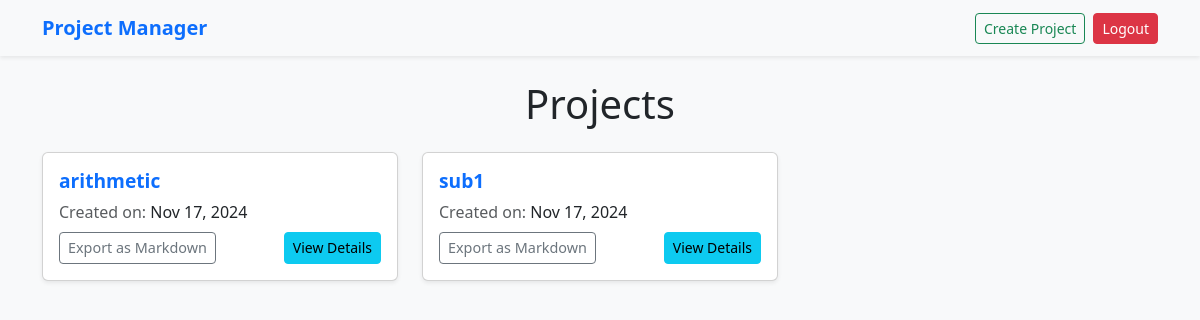
The app's page / (signed in) with its own data.
### todos/models.py (models this page shows, shortened)
class Project(models.Model):
    title = models.CharField(max_length=100)
    created_date = models.DateTimeField(auto_now_add=True)
    user = models.ForeignKey(User, on_delete=models.CASCADE)

### todos/views.py (the view)
# urls.py: path('', views.list_projects, name='list_projects'),
@login_required
def list_projects(request):
    projects = Project.objects.filter(user=request.user)
    return render(request, 'projects/project_list.html', {'projects': projects})

### todos/templates/projects/project_list.html (shortened to what this page needs)
<!DOCTYPE html>
<html lang="en">
<head>
    <link
        href="https://cdn.jsdelivr.net/npm/bootstrap@5.3.0-alpha3/dist/css/bootstrap.min.css"
        rel="stylesheet"
    >
</head>
<body>
    <nav class="navbar navbar-expand-lg navbar-light bg-light shadow-sm">
        <div class="container">
            <a class="navbar-brand text-primary" href="{% url 'list_projects' %}">Project Manager</a>
            <div class="d-flex">
                <a href="{% url 'create_project' %}" class="btn btn-outline-success btn-sm me-2">Create Project</a>
                <form method="post" action="{% url 'logout' %}">
                    <button type="submit" class="btn btn-danger btn-sm">Logout</button>
                </form>
            </div>
        </div>
    </nav>
    <div class="container my-4">
        <h1 class="mb-4 text-center">Projects</h1>
        <div class="row">
            {% for project in projects %}
                <div class="col-md-4">
                    <div class="card shadow-sm">
                        <div class="card-body">
                            <h5 class="project-title text-primary">
                                <a href="{% url 'project_detail' project.id %}" class="text-decoration-none">
                                    {{ project.title }}
                                </a>
                            </h5>
                            <p class="mb-2">
                                <span class="text-muted">Created on:</span> {{ project.created_date|date:"M d, Y" }}
                            </p>
                            <div class="d-flex justify-content-between">
                                <a href="{% url 'export_project_markdown' project.id %}" class="btn btn-outline-secondary btn-sm export-link">
                                    Export as Markdown
                                </a>
                                <a href="{% url 'project_detail' project.id %}" class="btn btn-info btn-sm">View Details</a>
                            </div>
                        </div>
                    </div>
                </div>
            {% empty %}
                <div class="text-center">
                    <p class="text-muted">No projects available. Start by creating a new one!</p>
                </div>
            {% endfor %}
        </div>
    </div>
</body>
</html>

### todos/templates/projects/project_list.html (style rules this page uses)
body { background-color: #f8f9fa; }
.project-title { font-weight: bold; font-size: 1.2rem; }
.export-link { font-size: 0.9rem; }
.card { margin-bottom: 1rem; }
.navbar-brand { font-weight: bold; }

### records on screen
Project: title "arithmetic", created_date "Nov 17, 2024"
Project: title "sub1", created_date "Nov 17, 2024"
